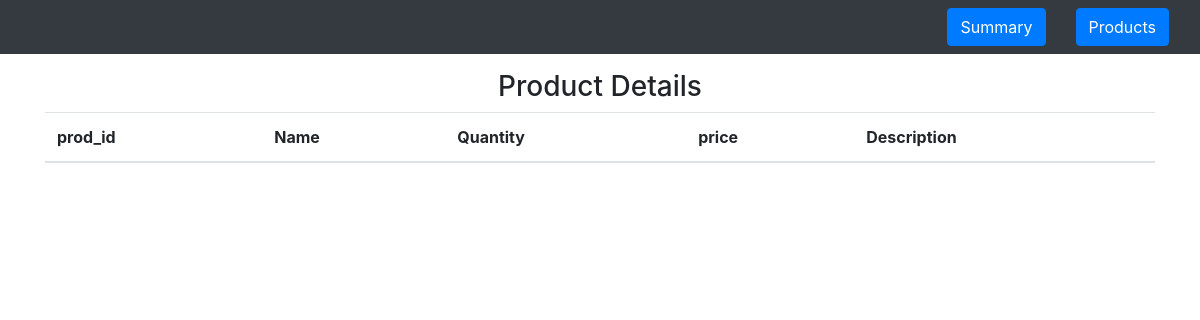
Before: /get_product_details_on_id?prod_id=3 with the older database file.
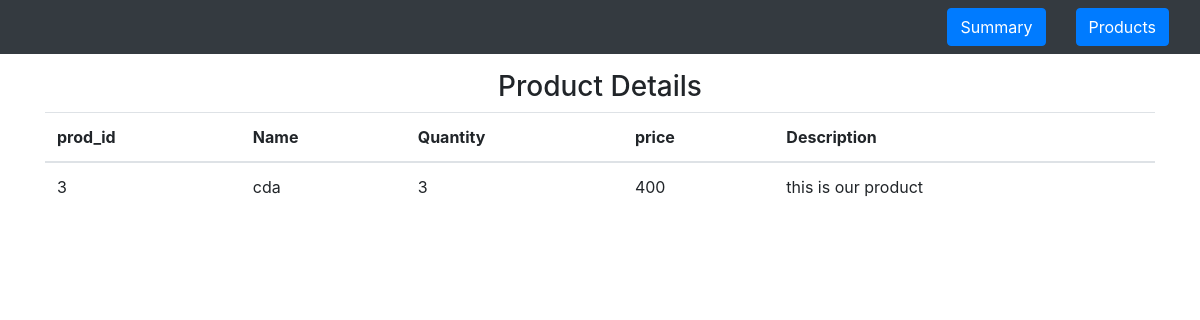
After: the same page with the newer database file.
### tables this page shows
CREATE TABLE "products" (
	`prod_id`	INTEGER PRIMARY KEY AUTOINCREMENT,
	`prod_name`	TEXT NOT NULL UNIQUE,
	`prod_quantity`	INTEGER NOT NULL,
	`prod_price`	INTEGER NOT NULL,
	`description`	TEXT
);

### app.py (the view)
@app.route('/get_product_details_on_id')
def get_product_details_on_id():
    id = request.args.get('prod_id')
    db = sqlite3.connect(DATABASE_NAME)
    cursor = db.cursor()
    cursor.execute("SELECT* from products WHERE prod_id == ?", [str(id)])
    products = cursor.fetchall()
    print(products)
    return render("products_details.html", link=link,products=products)

### templates/products_details.html
{% extends 'base-template.html' %}
{% block content %}
<div class="container" style="float: contour;" align="center">
    <h3 align="center">Product Details</h3>
        <div class="form-horizontal" title="Summary">
            <div>
                <table class="table">
                    <thead>
                        <tr>
                            <th scope="col">prod_id</th>
                            <th scope="col">Name</th>
                            <th scopr="col">Quantity</th>
                            <th scope="col">price</th>
                            <th scope="col">Description</th>
                        </tr>
                    </thead>
                    <thead>
                        {% for product in products %}
                           <tr>
                                <td>{{ product[0] }}</td>
                                <td>{{ product[1] }}</td>
                                <td>{{ product[2] }}</td>
                                <td>{{ product[3]}}</td>
                                <td>{{ product[4] }}</td>
                            </tr>
                        {% endfor %}
                    </thead>
                </table>
            </div>
        </div>
    </div>
{%endblock%}

Changed rows visible on the page:
added products: prod_id "3", prod_name "cda", prod_quantity "3", prod_price "400", description "this is our product"
